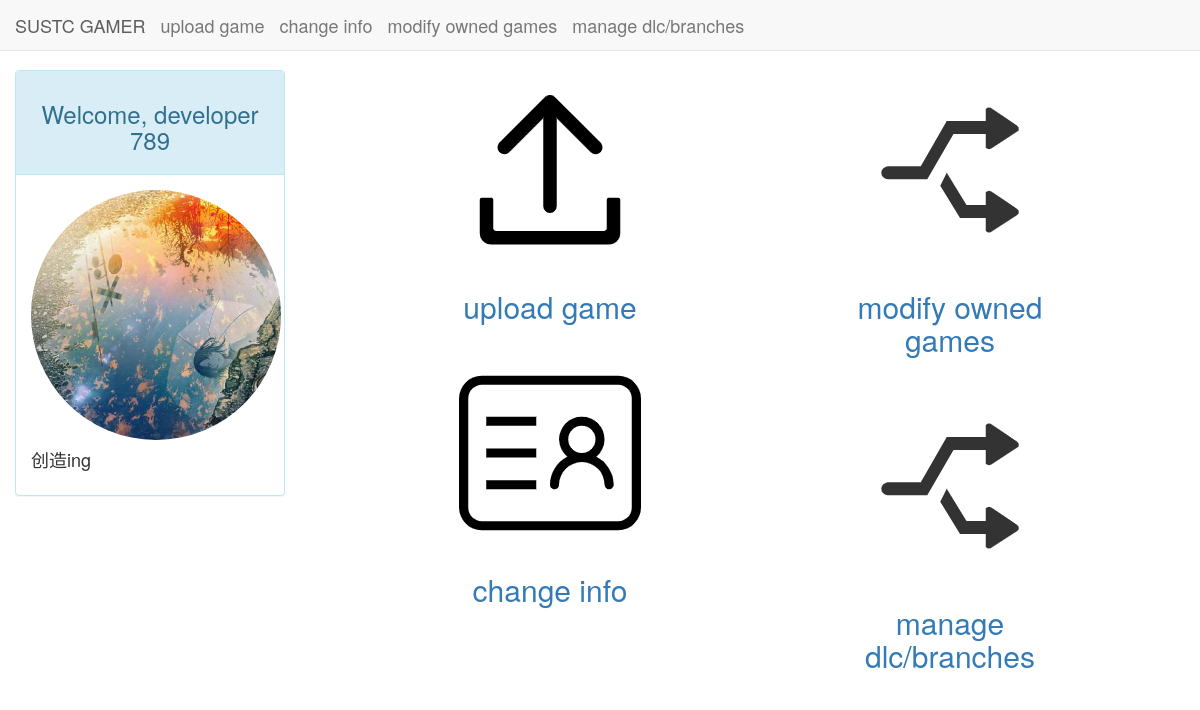
The page /developer/ (signed in) on the database its author committed.
### developer/models.py (models this page shows, shortened)
class Developer(models.Model):
    user = models.OneToOneField(User, on_delete=models.CASCADE)
    account = models.FloatField(default=0)
    introduction = models.CharField(max_length=300, default="创造ing")
    create_date = models.DateTimeField(auto_now_add=True)
    avatar = models.ImageField(upload_to="avatar/%Y/%m/%d/", default='avatar/defaultAv.png')
    class Meta:
        ordering = ['-create_date', ]

### developer/views.py (the view)
# urls.py: path('', views.developer_home, name='developer home'),
def developer_home(request):
    user = request.user
    context = {'user': user}
    context['developer'] = get_object_or_404(Developer, user=request.user)
    return render(request, 'developer_home.html', context)

### developer/templates/developer_home.html (shortened to what this page needs)
{% extends 'base.html' %}
{% load static %}
{% block header_extends %}
    <link rel="stylesheet" href="{% static 'home.css' %}">
{% endblock %}
{% block content %}
    <div class="container-fluid">
        <div class="row">
            <div class="col-lg-3">
                <div class="panel panel-info">
                    <div class="panel-heading" style="text-align: center">
                        <h3>Welcome, developer {{ user.username }}</h3>
                    </div>
                    <div class="panel-body">
                        <img src="{{ developer.avatar.url }}" height="250" width="250" alt="" class="img-circle">
                        <br>
                        <h4>{{ developer.introduction }}</h4>
                    </div>
                </div>
            </div>
            <div class="col-lg-3 col-lg-offset-1" style="text-align: center">
                <img src="{% static '/pic/upload.png' %}" height="200" width="200" alt="">
                <br><h2><a href="{% url 'regist_game' %}">upload game</a></h2><br>
                <img src="{% static '/pic/info.png' %}" height="200" width="200" alt="">
                <br><h2><a href="{% url 'modify developer message' %}">change info</a></h2>
            </div>
            <div class="col-lg-3 col-lg-offset-1" style="text-align: center">
                <img src="{% static '/pic/release.png' %}" height="200" width="200" alt="">
                <br><h2><a href="{% url 'game select' %}">modify owned games</a></h2><br>
                <img src="{% static '/pic/release.png' %}" height="200" width="200" alt="">
                <br><h2><a href="{% url 'dlc select' %}">manage dlc/branches</a></h2>
            </div>
        </div>
    </div>
{% endblock %}

### static/base.css (style rules this page uses)
* { margin: 0; padding: 0; }
body { margin-top: 70px!important; }

### rows shown on the page
Developer: avatar (picture), introduction "创造ing"

### other values the page prints
{{ user.username }} "789"
